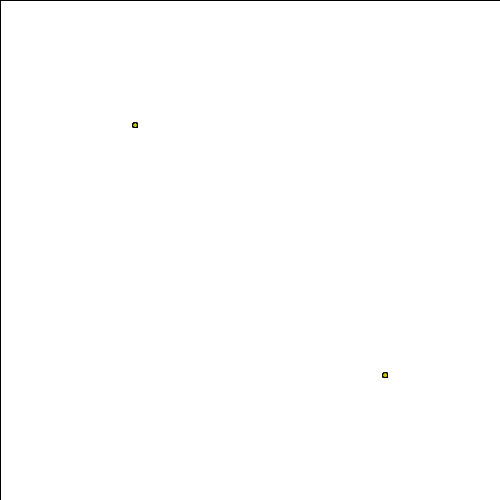
Frame 1 (no input)
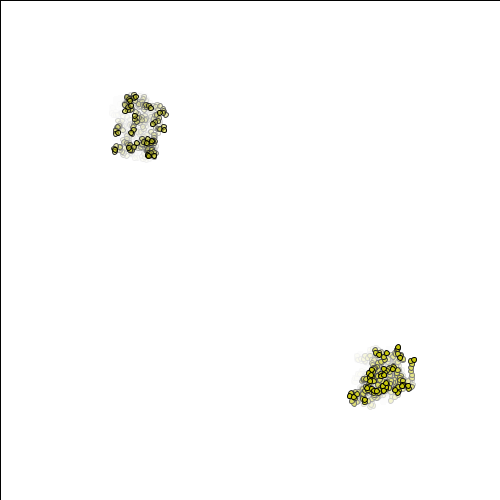
Frame 60 (the mouse pressed at the canvas centre just before this capture)
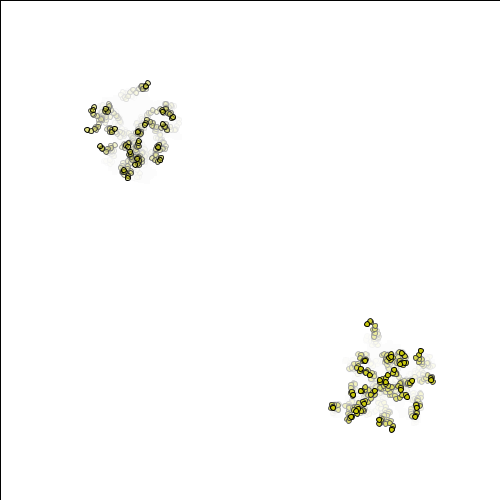
Frame 120 (the mouse held since frame 60 and released just before this capture)

The Processing sketch that drew these frames (run headless with seeded random() and noise(); from frame 60 on, the mouse is pressed at the canvas centre):

// Processing sketch: processing_169234
// ── processing_169234.pde

//creating the cell class

class Cell{
  
  float xlocation;
  float ylocation;
  float dia;
  boolean isseed;
  float cellred, cellgreen, cellblue;
  float lineweight;
  
//using a constructor

  Cell(){
    
    xlocation = 10;
    xlocation = 10;
    isseed = true;
    cellred = 200;
    cellgreen = 200;
    cellblue = 10;
    lineweight=1;
    dia = 5;
 
  }
  
  void display(){
    stroke(lineweight);
    fill(cellred,cellgreen,cellblue,128);
    ellipse(width/4+xlocation, height/4+ylocation, dia, dia);
  }
  
   
  void update(){
    xlocation = xlocation+random(-4,4);
    ylocation = ylocation+random(-4,4);
  
  }
}

class OtherCell{
  
  float xlocation;
  float ylocation;
  float dia;
  boolean isseed;
  float cellred, cellgreen, cellblue;
  float lineweight;
  
//using a constructor

  OtherCell(){
    
    xlocation = 10;
    xlocation = 10;
    isseed = true;
    cellred = 200;
    cellgreen = 200;
    cellblue = 10;
    lineweight=1;
    dia = 5;
 
  }
  
   void display2(){
    stroke(lineweight);
    fill(cellred,cellgreen,cellblue);
    ellipse(3*width/4+xlocation, 3*height/4+ylocation, dia, dia);
  }
  void update2(){
    xlocation = xlocation+random(-4,4);
    ylocation = ylocation+random(-4,4);
  
  }
}
    
    

Cell[] myCells = new Cell[20];
OtherCell[] myOtherCells = new OtherCell[30];

Cell myCell;
OtherCell myOtherCell;

void setup(){
  size(500,500);
  background(255);
  for(int i = 0; i < myCells.length; i ++){
  myCells[i] = new Cell();
  }
  for(int i = 0; i < myOtherCells.length; i ++){
  myOtherCells[i] = new OtherCell();
  }
}

void draw(){
  fill(255,255,255,35);
  rect(0, 0, width, height);
  for(int i = 0; i < myCells.length; i++){
  myCells[i].display();
  myCells[i].update();
  }
  for(int i = 0; i < myOtherCells.length; i++){
  myOtherCells[i].display2();
  myOtherCells[i].update2();
  }
  
}
